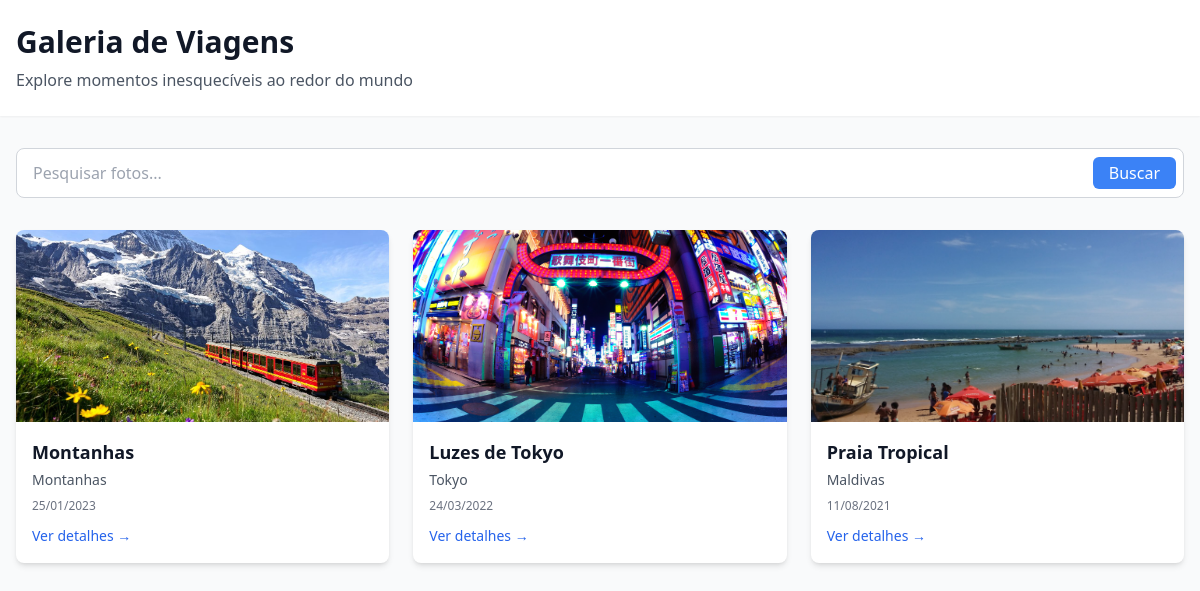
Before: / with the older database file.
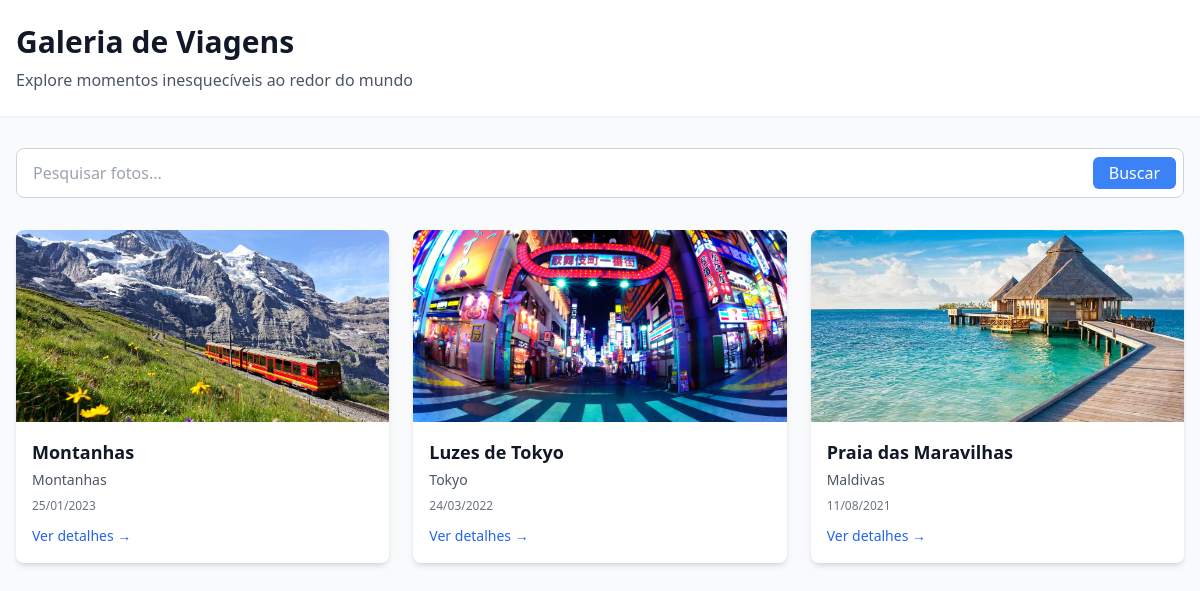
After: the same page with the newer database file.
### galeria/models.py (models this page shows, shortened)
class Photo(models.Model):
    title = models.CharField(max_length=200, verbose_name='Título')
    location = models.CharField(max_length=100, verbose_name='Local')
    description = models.TextField(verbose_name='Descrição')
    date_taken = models.DateField(verbose_name='Data da Viagem')
    image = models.ImageField(upload_to='galeria/images/', verbose_name='Imagem')
    created_at = models.DateTimeField(default=timezone.now, verbose_name='Criado em')
    class Meta:
        verbose_name = 'Foto'
        verbose_name_plural = 'Fotos'
        ordering = ['-date_taken']

### galeria/views.py (the view)
# urls.py: path('', views.index, name='index'),
def index(request):
    photos = Photo.objects.all()
    search_query = request.GET.get('q')
    if search_query:
        photos = photos.filter(
            Q(title__icontains=search_query) |
            Q(location__icontains=search_query) |
            Q(description__icontains=search_query)
        )
    context = {
        'photos': photos,
        'search_query': search_query,
    }
    return render(request, 'galeria/index.html', context)

### galeria/templates/galeria/index.html (shortened to what this page needs)
<!DOCTYPE html>
<html lang="pt-BR">
<head>
    <script src="https://cdn.tailwindcss.com"></script>
</head>
<body class="bg-gray-50 min-h-screen">
    <header class="bg-white shadow-sm">
        <div class="max-w-7xl mx-auto px-4 py-6">
            <h1 class="text-3xl font-bold text-gray-900">Galeria de Viagens</h1>
            <p class="text-gray-600 mt-2">Explore momentos inesquecíveis ao redor do mundo</p>
        </div>
    </header>
    <div class="max-w-7xl mx-auto px-4 py-8">
        <form method="GET" action="{% url 'index' %}" class="relative">
            <input type="text" name="q" placeholder="Pesquisar fotos..."
                   value="{{ search_query|default:'' }}"
                   class="w-full px-4 py-3 border border-gray-300 rounded-lg focus:outline-none focus:ring-2 focus:ring-blue-500">
            <button type="submit" class="absolute right-2 top-1/2 transform -translate-y-1/2 bg-blue-500 text-white px-4 py-1 rounded-md hover:bg-blue-600">
                Buscar
            </button>
        </form>
    </div>
    <main class="max-w-7xl mx-auto px-4 pb-12">
        {% if photos %}
            <div class="grid grid-cols-1 sm:grid-cols-2 lg:grid-cols-3 gap-6">
                {% for photo in photos %}
                    <div class="bg-white rounded-lg shadow-md overflow-hidden hover:shadow-lg transition-shadow">
                        <a href="{% url 'photo_detail' photo.pk %}">
                            <img src="{{ photo.image.url }}" alt="{{ photo.title }}" class="w-full h-48 object-cover">
                        </a>
                        <div class="p-4">
                            <h3 class="font-semibold text-lg text-gray-900">{{ photo.title }}</h3>
                            <p class="text-gray-600 text-sm mt-1">{{ photo.location }}</p>
                            <p class="text-gray-500 text-xs mt-2">{{ photo.date_taken|date:"d/m/Y" }}</p>
                            <a href="{% url 'photo_detail' photo.pk %}" class="mt-3 inline-block text-blue-600 hover:text-blue-800 text-sm font-medium">
                                Ver detalhes →
                            </a>
                        </div>
                    </div>
                {% endfor %}
            </div>
        {% endif %}
    </main>
</body>
</html>

Changed rows visible on the page:
changed Photo "Maldivas": image: a different picture; title "Praia Tropical" → "Praia das Maravilhas"
